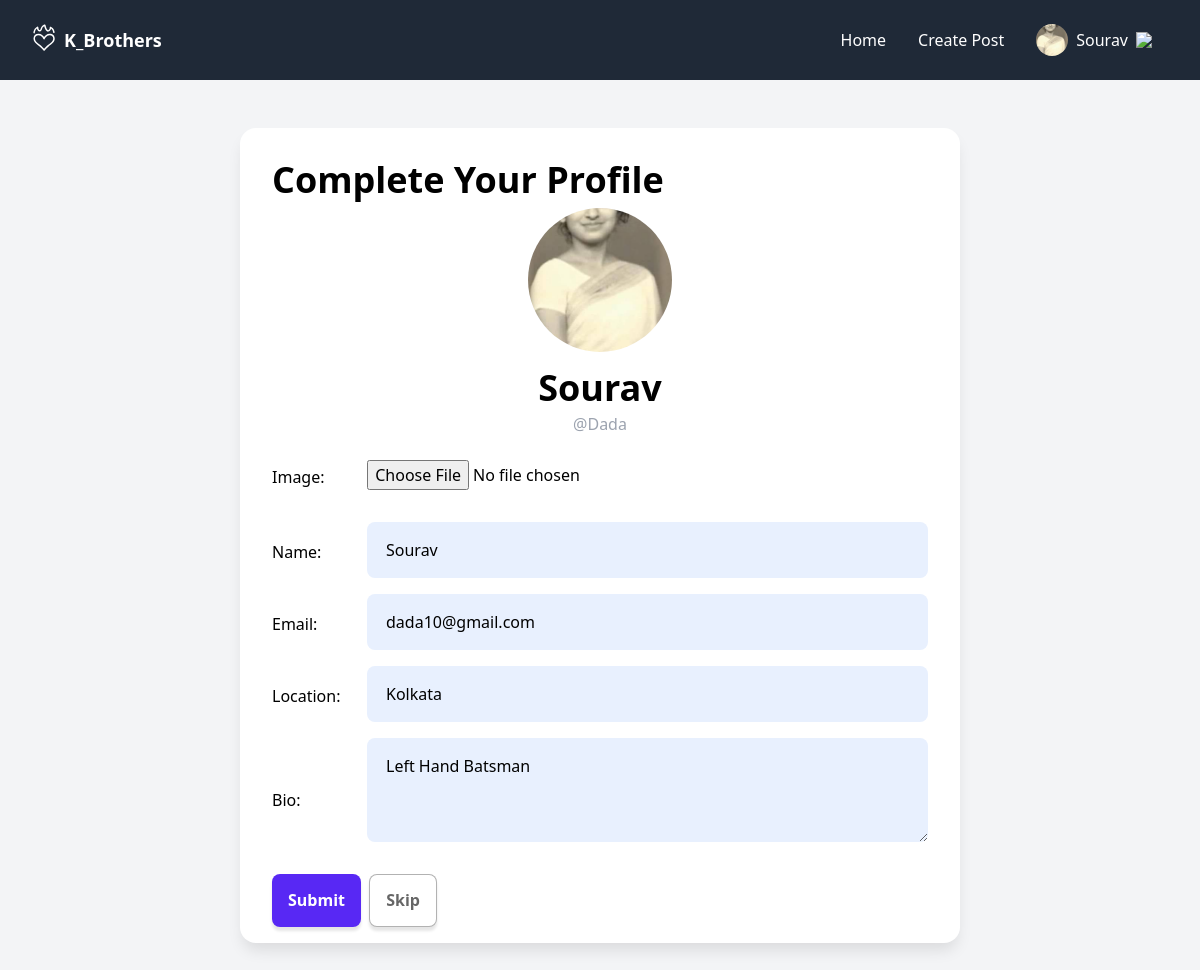
The app's page /user/profile/onboarding/ (signed in), older data.
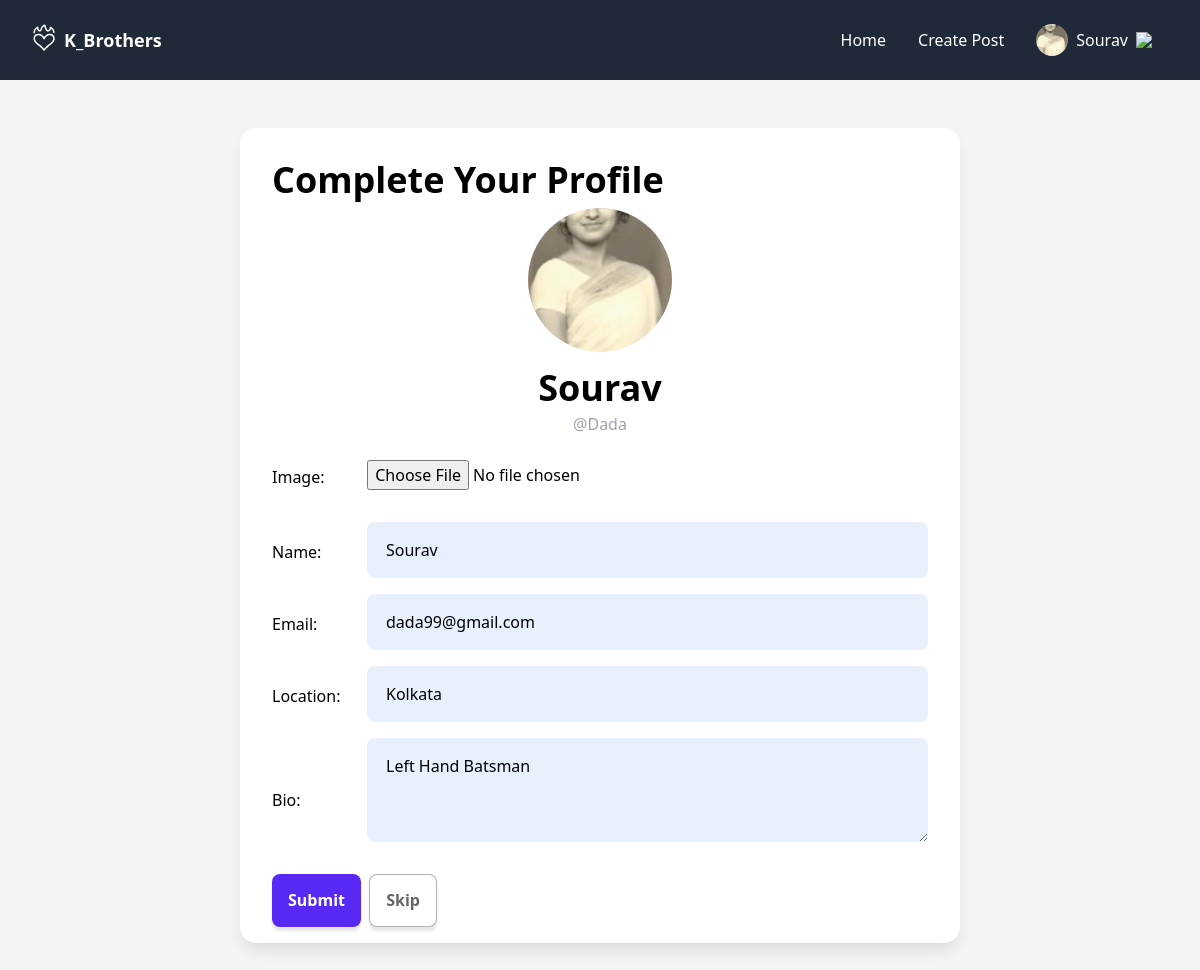
The same page, newer data.
### a_users/models.py (models this page shows, shortened)
class Profile(models.Model):
    user = models.OneToOneField(User, on_delete=models.CASCADE)
    image = models.ImageField(upload_to='avatars/', null=True, blank=True)
    realname = models.CharField(max_length=20, null=True, blank=True)
    email = models.EmailField(unique=True, null=True)
    location = models.CharField(max_length=20, null=True, blank=True)
    bio = models.TextField(null=True, blank=True)
    created = models.DateTimeField(auto_now_add=True)
    @property
    def avatar(self):
        try:
            avatar = self.image.url
        except:
            avatar = static('images/avatar_default.svg')
        return avatar
    @property
    def name(self):
        if self.realname:
            name = self.realname
        else:
            name = self.user.username
        return name

### a_users/views.py (the view)
# urls.py: path('profile/onboarding/', profile_edit_view, name="profile-onboarding"),
@login_required
def profile_edit_view(request):
    form = ProfileForm(instance=request.user.profile)
    if request.method == 'POST':
        form = ProfileForm(request.POST, request.FILES, instance=request.user.profile)
        if form.is_valid():
            form.save()
            return redirect('profile')
    if request.path == reverse('profile-onboarding'):
        template = 'a_users/profile_onboarding.html'
    else:
        template = 'a_users/profile_edit.html'
    return render(request, template,{'form':form})

### a_users/forms.py
class ProfileForm(ModelForm):
    class Meta:
        model = Profile
        exclude = ['user']
        labels = {
            'realname' : 'Name'
        }
        widgets = {
            'image': forms.FileInput(),
            'bio' : forms.Textarea(attrs={'rows':3})
        }

### templates/a_users/profile_onboarding.html (shortened to what this page needs)
{% extends 'layouts/c.html' %}
{% block content %}
<h1 class="mb-2">Complete Your Profile</h1>
<div class="text-center flex flex-col items-center">
    <img id="avatar" class="w-36 h-36 rounded-full object-cover mb-4" src="{{user.profile.avatar}}" />
    <div class="text-center max-w-md">
        <h1 id="realname">{{user.profile.name}}</h1>
        <div class="text-gray-400 mb-2 -mt-3">@{{user.username}}</div>
    </div>
</div>
<form method="POST" enctype="multipart/form-data">
    {{ form.as_p }}
    <button type="submit" >Submit</button>
    <a class="button secondaryAction ml-1" href="{{ request.META.HTTP_REFERER }}">Skip</a>
</form>
{% endblock %}

### templates/layouts/c.html
{% extends 'base.html' %}
{% block layout %}
<content class="block max-w-3xl mx-auto my-12 px-6">
    <div class= "card p-8 !pb-18">
        {% block content %}
        {% endblock %}
    </div>
</content>
{% endblock %}

### templates/base.html (shortened to what this page needs)
<!DOCTYPE html>
<html lang="en">
    <head>
        <script src="https://cdn.tailwindcss.com"></script>
    </head>
<body class="bg-gray-100">
{% include 'includes/header.html' %}
{% block layout %}
{% endblock %}
</body>
</html>

### templates/includes/header.html (shortened to what this page needs)
{% load static %}
<header x-data="{ mobilenavOpen: false }" class="md:flex items-center justify-between [&>*]:px-8 bg-gray-800 h-20 text-white sticky top-0 z-40">
    <div class="flex items-center justify-between h-20">
        <logo>
            <a class="flex items-center gap-1" href="/">
                <img class="w-6 mr-1 -mt-1" src="{% static 'images/fireheart_white.svg' %}"/>
                <span class="text-lg font-bold">K_Brothers</span>
            </a>
        </logo>
    </div>
    <nav x-show="mobilenavOpen" x-cloak class="md:!block bg-gray-800 h-screen w-screen md:h-auto md:w-auto -mt-20 md:mt-0 absolute md:relative z-[-1]"
    x-transition:enter="duration-300 ease-out"
    x-transition:enter-start="opacity-0 -translate-y-96"
    x-transition:enter-end="opacity-100 translate-y-0">
        <ul class="flex items-center navitems flex-col md:flex-row gap-8 md:gap-0 justify-center h-full -translate-y-10 md:translate-y-0">
            {% if user.is_authenticated %}
            <li><a href="/">Home</a></li>
            <li><a href="{% url 'post-create' %}">Create Post</a></li>
            <li x-data="{ dropdownOpen: false }" class="relative">
                <a @click="dropdownOpen = !dropdownOpen" @click.away="dropdownOpen = false" class="cursor-pointer select-none">
                    <img class="h-8 w-8 rounded-full object-cover" src="{{user.profile.avatar}}"/>
                    {{ user.profile.name }}
                    <img x-bind:class="dropdownOpen && 'rotate-180 duration-300'" class="w-4" src="https://img.icons8.com/small/32/777777/expand-arrow.png"/>
                </a>
            </li>
            {% else %}
            <li><a href="{% url 'account_login' %}">Log In</a></li>
            <li><a href="{% url 'account_signup' %}">Sign Up</a></li>
            {% endif %}
        </ul>
    </nav>
</header>

### templates/base.html (style rules this page uses)
:root { --primary: rgb(88, 40, 244); --primary-hover: rgb(69, 29, 200); --black: #1f2937; --font1: 'Lobster', sans-serif; }
h1 { @apply text-4xl font-bold mb-4 }
.button, button, [type='submit'], [type='button'] { display: inline-flex; flex-wrap: wrap; align-items: center; justify-content: center; flex-shrink: 0; text-align: center; border-radius: 0.5rem; cursor: pointer; padding: 0 1rem; min-height: 3.3rem; font-weight: 600; box-shadow: 0 4px 3px rgba(0, 0, 0, 0.1); transition-property: transform; transition-duration: .2s; color: white; background-color: var(--primary); width: fit-content; }
.secondaryAction { background-color: white; color: rgba(0, 0, 0, 0.6); border: 1px solid rgba(0, 0, 0, 0.3); }
.navitems>li>a { @apply flex items-center gap-2 h-12 px-4 hover:bg-gray-700 rounded-lg; }
.card { display: flex; flex-direction: column; overflow: hidden; position: relative; border-radius: 1rem; box-shadow: 0 10px 15px -3px rgba(0,0,0,0.1); margin-bottom: 2rem; background-color: white; padding-bottom: 1rem; width: 100%; }
html, body { margin: 0; min-height: 100%; }
p { margin-bottom: 1rem; }
form p { display: flex; align-items: center; margin-bottom: 1rem; }
label, input { display: inline-block; }
form p label { width: 7rem; }
label { margin: 6px 0 3px; }
input, textarea { width: 100%; }
input[type="file"], select { background-color: white; padding-left: 0; }
.textarea, textarea { margin-bottom: 1rem; }
.textarea, textarea, input { border-radius: 0.5rem; padding: 1rem 1.2rem; background-color: rgba(232, 240, 254, 1); }

Row changes from the older to the newer data that the page shows:
changed Profile "Sourav": email "dada10@gmail.com" → "dada99@gmail.com"
